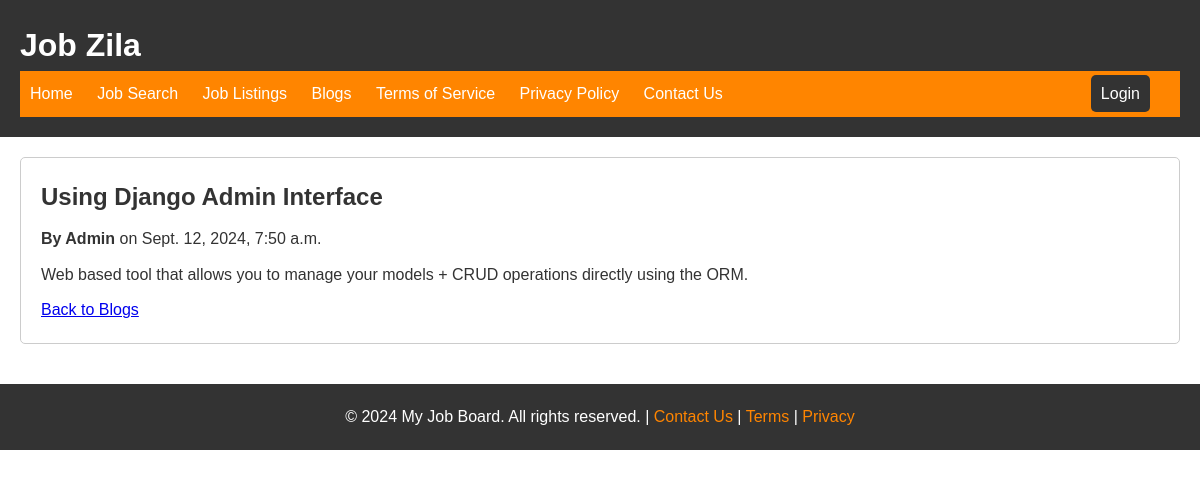
Screenshot of /blogs/4/ with the database file from the repository.
### home/models.py (models this page shows, shortened)
class Blog(models.Model):
    title = models.CharField(max_length=200)
    content = models.TextField()
    author = models.ForeignKey(User, on_delete=models.CASCADE)
    created_at = models.DateTimeField(auto_now_add=True)
    class Meta:
        ordering = ['-created_at']

### home/views.py (the view)
# urls.py: path('blogs/<int:blog_id>/', views.blog_detail, name='blog_detail'),
def blog_detail(request, blog_id):
    blog = get_object_or_404(Blog, id=blog_id)
    return render(request, 'home/blog_detail.html', {'blog': blog})

### home/templates/home/blog_detail.html (shortened to what this page needs)
{% extends 'home/master.html' %}
{% block extra_head %}
{% load static %}
{% endblock %}
{% block content %}
<main>
<section id="blog-detail" class="container">
  <div class="blog-listing">
    <h2>{{ blog.title }}</h2>
    <p><strong>By {{ blog.author }}</strong> on {{ blog.created_at }}</p>
    <p>{{ blog.content }}</p>
    <a href="{% url 'blog_list' %}">Back to Blogs</a>
  </div>
</section>
</main>
{% endblock %}

### static/css/style.css (style rules this page uses)
* { margin: 0; padding: 0; }
body { font-family: Arial, sans-serif; font-size: 16px; line-height: 1.6; color: #333; }
.blog-listing { margin-bottom: 20px; border: 1px solid #ccc; border-radius: 5px; padding: 20px; }
.blog-listing p { margin-bottom: 10px; }
#blog-detail { padding: 20px; }
.blog-listing h2 { margin-bottom: 10px; }

### rows the page displays
Blog: title "Using Django Admin Interface", author "Admin", created_at "Sept. 12, 2024, 7:50 a.m.", content "Web based tool that allows you to manage your models + CRUD operations directly using the ORM."
